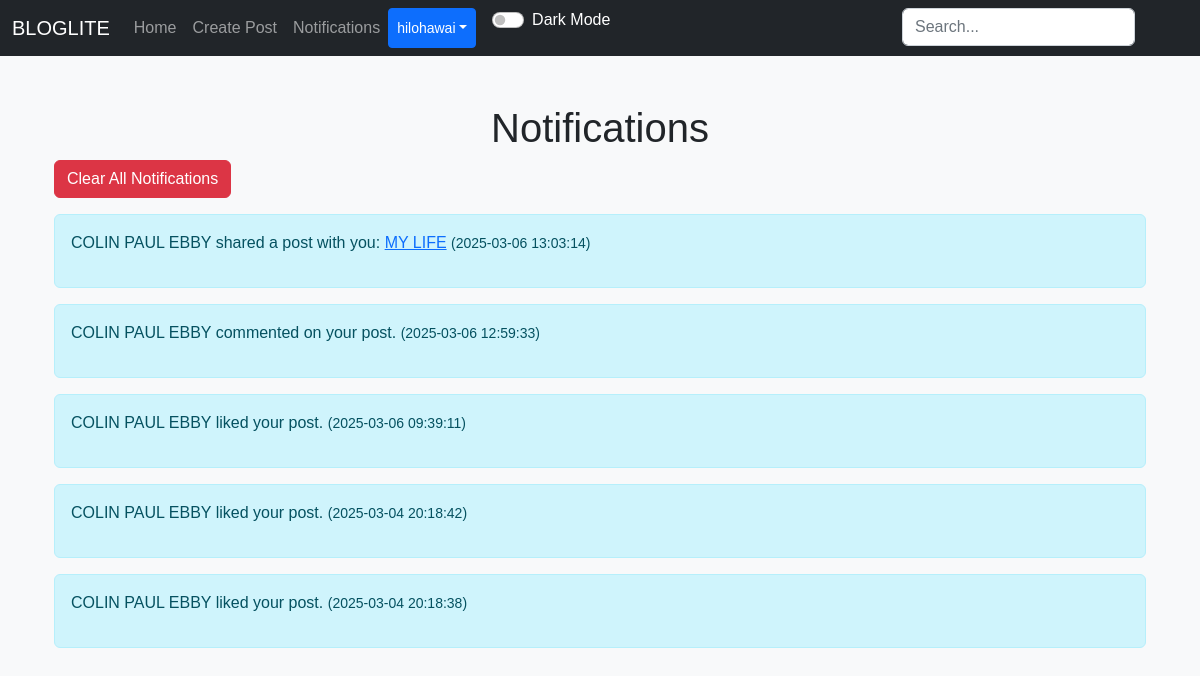
The app's page /notifications (signed in), older data.
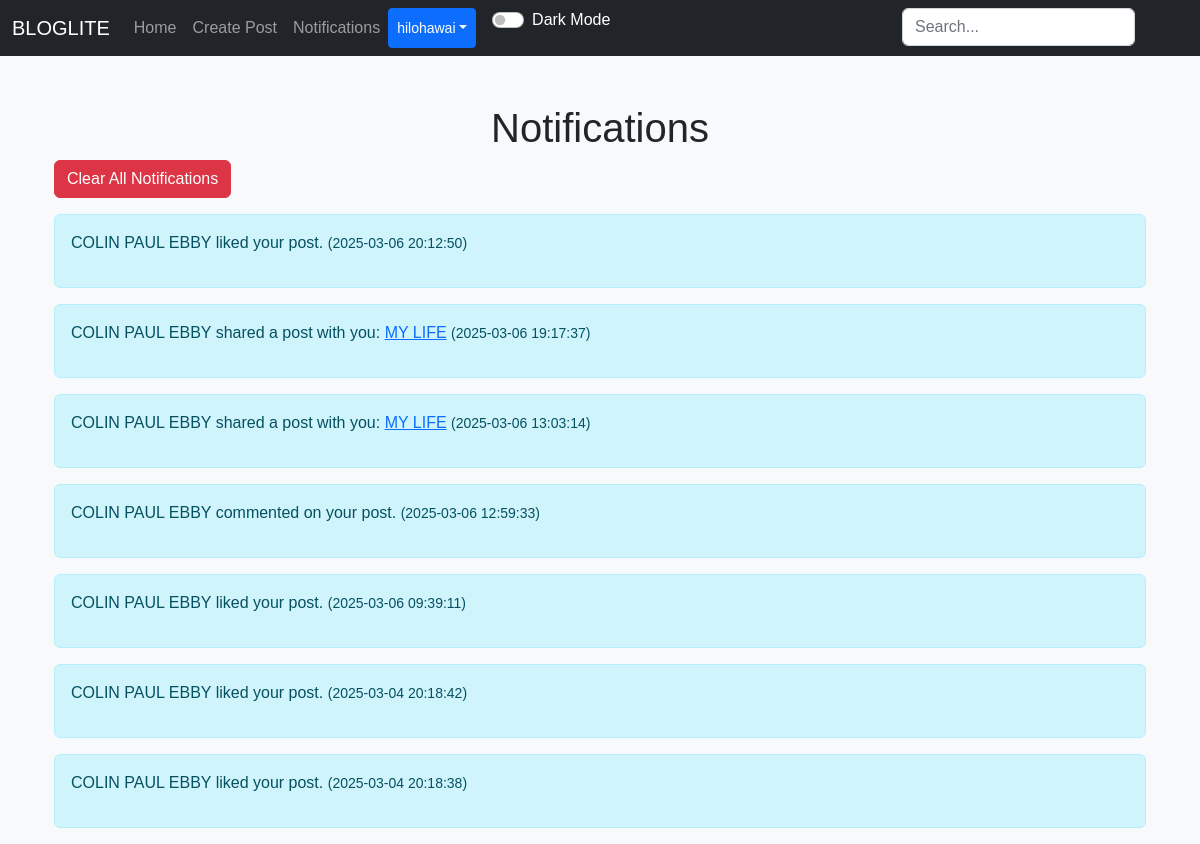
The same page, newer data.
### applicaton/models.py (models this page shows)
class Notification(db.Model):
    id = db.Column(db.Integer, primary_key=True)
    user_id = db.Column(db.Integer, db.ForeignKey('user.id'), nullable=False)
    message = db.Column(db.String(200), nullable=False)
    date_created = db.Column(db.DateTime(timezone=True), default=func.now())

### applicaton/views.py (the view)
@views.route("/notifications")
@login_required
def notifications():
    notifications = current_user.notifications.order_by(Notification.date_created.desc()).all()
    return render_template("notifications.html", user=current_user, notifications=notifications)

### applicaton/templates/notifications.html (shortened to what this page needs)
{% extends "nav.html" %}
{% block content %}
<div class="container mt-5">
    <h1 align="center">Notifications</h1>
    {% if notifications %}
        <form method="POST" action="{{ url_for('views.clear_notifications') }}">
            <button type="submit" class="btn btn-danger mb-3">Clear All Notifications</button>
        </form>
        {% for notification in notifications %}
            <div class="alert alert-info">
                <p>{{ notification.message | safe }} <small>({{ notification.date_created }})</small></p>
            </div>
        {% endfor %}
    {% else %}
        <p>No notifications yet.</p>
    {% endif %}
</div>
{% endblock %}

Row changes from the older to the newer data that the page shows:
added Notification: message "COLIN PAUL EBBY liked your post.", date_created "2025-03-06 20:12:50"
added Notification: message "COLIN PAUL EBBY shared a post with you: MY LIFE", date_created "2025-03-06 19:17:37"
